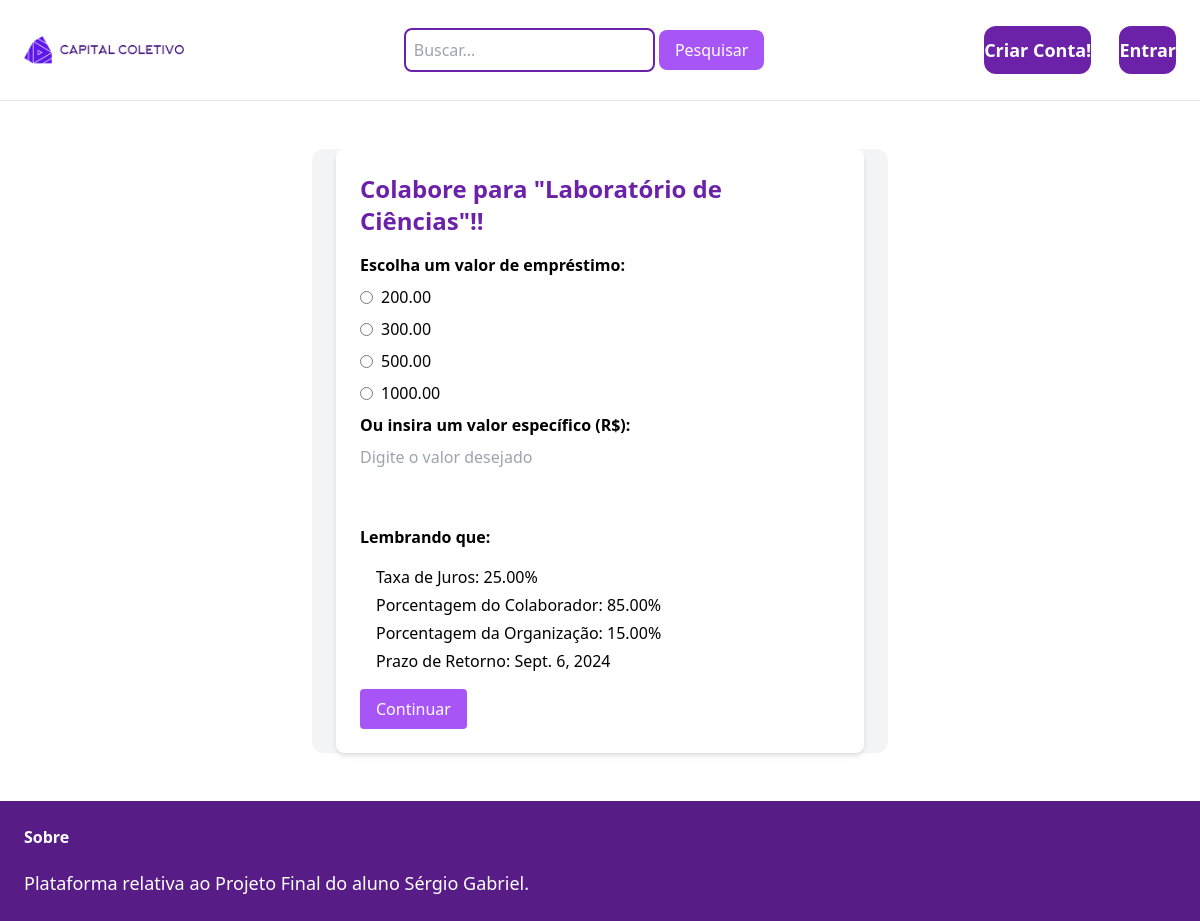
Page /contribuicoes/escolhe_contrib/3/3/ on the committed database.
### campanhas/models.py (models this page shows, shortened)
class Emprestimo(models.Model):
    campanha = models.ForeignKey(Campanha, on_delete=models.CASCADE, related_name='emprestimo')
    taxa_juros = models.DecimalField(max_digits=5, decimal_places=2, null=True, blank=True)
    porcentagem_colaborador = models.DecimalField(max_digits=5, decimal_places=2, null=True, blank=True)
    porcentagem_organizacao = models.DecimalField(max_digits=5, decimal_places=2, null=True, blank=True)
    prazo_retorno = models.DateField(null=True, blank=True)
    valor_sugerido_1 = models.DecimalField(max_digits=10, decimal_places=2, null=True, blank=True)
    valor_sugerido_2 = models.DecimalField(max_digits=10, decimal_places=2, null=True, blank=True)
    valor_sugerido_3 = models.DecimalField(max_digits=10, decimal_places=2, null=True, blank=True)
    valor_sugerido_4 = models.DecimalField(max_digits=10, decimal_places=2, null=True, blank=True)

class Campanha(models.Model):
    ACESSO_IMEDIATO = 'ACESSO_IMEDIATO'
    TUDO_OU_NADA = 'TUDO_OU_NADA'
    MODOS_CHOICES = [
        (ACESSO_IMEDIATO, 'Acesso Imediato'),
        (TUDO_OU_NADA, 'Tudo ou Nada')
    ]
    titulo = models.CharField(max_length=255)
    descricao = models.TextField()
    meta = models.DecimalField(max_digits=10, decimal_places=2)
    data_inicio = models.DateField()
    data_fim = models.DateField()
    arrecadacao_atual = models.DecimalField(max_digits=10, decimal_places=2, default=0)
    modo = models.CharField(max_length=20, choices=MODOS_CHOICES, null=True, blank=True)
    projeto = models.ForeignKey(Projeto, on_delete=models.CASCADE, related_name='campanhas', null=True, blank=True)
    em_andamento = models.BooleanField(default=True)  # True para "Em Andamento", False para "Concluída"
    tipo_crowdfunding = models.ForeignKey('TipoCrowdfunding', on_delete=models.CASCADE, related_name='campanhas')

### contribuicoes/views.py (the view)
# urls.py: path('escolhe_contrib/<int:tipo>/<int:crowd_id>/', views.escolhe_contribuicao, name='escolhe_contrib'),
def escolhe_contribuicao(request, tipo, crowd_id):
    if tipo == 1:
        crowdfunding = get_object_or_404(Doacao, pk=crowd_id)
        form = DoacaoForm()
    elif tipo == 2:
        crowdfunding = get_object_or_404(Recompensa, pk=crowd_id)
        form = RecompensaForm()
    elif tipo == 3:
        crowdfunding = get_object_or_404(Emprestimo, pk=crowd_id)
        form = EmprestimoForm()
    if request.method == 'GET':
        return render(request, 'contribuicoes/29_Escolhe_Contrib.html', {
            'tipo': tipo,
            'crowdfunding': crowdfunding,
            'form': form,
            'crowd_id': crowd_id,
        })

### contribuicoes/forms.py (shortened to what this page needs)
class EmprestimoForm(forms.ModelForm):
    valor_emprestimo = forms.DecimalField(max_digits=10, decimal_places=2, required=False)
    class Meta:
        model = Emprestimo
        fields = ['taxa_juros',
                  'porcentagem_colaborador',
                  'porcentagem_organizacao',
                  'prazo_retorno',
                  'valor_sugerido_1',
                  'valor_sugerido_2',
                  'valor_sugerido_3',
                  'valor_sugerido_4']

### contribuicoes/templates/contribuicoes/29_Escolhe_Contrib.html (shortened to what this page needs)
{% extends 'usuarios/base.html' %}
{% block conteudo %}
<div class="w-1/2 my-6 mx-auto px-6 bg-gray-100 rounded-xl">
    <div class="container mx-auto p-6 bg-white shadow-md rounded-lg">
        <h1 class="text-2xl text-purple-800 font-bold mb-4">Colabore para "{{ crowdfunding.campanha.titulo }}"!!</h1>
        <form method="post" action="{% url 'contribuicoes:confirm_escolha_contrib' tipo crowd_id %}">
            {% if tipo == 1 %}
                <div class="mb-4">
                    <h2 class="font-semibold mb-2">Escolha um valor para doação:</h2>
                    <div class="flex flex-col space-y-2">
                        <label class="inline-flex items-center">
                            <input type="radio" id="bt_valor_1" name="valor_doacao" value="{{ crowdfunding.valor_1 }}">
                            <span class="ml-2">{{ crowdfunding.valor_1 }}</span>
                        </label>
                        <label class="inline-flex items-center">
                            <input type="radio" id="bt_valor_2" name="valor_doacao" value="{{ crowdfunding.valor_2 }}">
                            <span class="ml-2">{{ crowdfunding.valor_2 }}</span>
                        </label>
                        <label class="inline-flex items-center">
                            <input type="radio" id="bt_valor_3" name="valor_doacao" value="{{ crowdfunding.valor_3 }}">
                            <span class="ml-2">{{ crowdfunding.valor_3 }}</span>
                        </label>
                        <label class="inline-flex items-center">
                            <input type="radio" id="bt_valor_4" name="valor_doacao" value="{{ crowdfunding.valor_4 }}">
                            <span class="ml-2">{{ crowdfunding.valor_4 }}</span>
                        </label>
                    </div>
                </div>
            {% elif tipo == 3 %}
            <div class="mb-4">
                <h2 class="font-semibold mb-2">Escolha um valor de empréstimo:</h2>
                <div class="flex flex-col space-y-2">
                    <label class="inline-flex items-center">
                        <input type="radio" id="bt_valor_1" name="valor_emprestimo" value="{{ crowdfunding.valor_sugerido_1 }}">
                        <span class="ml-2">{{ crowdfunding.valor_sugerido_1 }}</span>
                    </label>
                    <label class="inline-flex items-center">
                        <input type="radio" id="bt_valor_2" name="valor_emprestimo" value="{{ crowdfunding.valor_sugerido_2 }}">
                        <span class="ml-2">{{ crowdfunding.valor_sugerido_2 }}</span>
                    </label>
                    <label class="inline-flex items-center">
                        <input type="radio" id="bt_valor_3" name="valor_emprestimo" value="{{ crowdfunding.valor_sugerido_3 }}">
                        <span class="ml-2">{{ crowdfunding.valor_sugerido_3 }}</span>
                    </label>
                    <label class="inline-flex items-center">
                        <input type="radio" id="bt_valor_4" name="valor_emprestimo" value="{{ crowdfunding.valor_sugerido_4 }}">
                        <span class="ml-2">{{ crowdfunding.valor_sugerido_4 }}</span>
                    </label>
                    <div class="mt-4">
                        <label class="font-semibold mb-2" for="valor_emprestimo_especifico">Ou insira um valor específico (R$):</label>
                        <input type="number" step="0.01" name="valor_emprestimo_especifico" id="valor_emprestimo_especifico" class="form-input mt-2" placeholder="Digite o valor desejado">
                    </div>
                </div>
                <div class="flex flex-col space-y-4 mt-4">
                    <br><p class="font-semibold mb-2">Lembrando que:</p>
                    <div class="flex flex-col space-y-1 ml-4">
                        <span>Taxa de Juros: {{ crowdfunding.taxa_juros }}%</span>
                        <span>Porcentagem do Colaborador: {{ crowdfunding.porcentagem_colaborador }}%</span>
                        <span>Porcentagem da Organização: {{ crowdfunding.porcentagem_organizacao }}%</span>
                        <span>Prazo de Retorno: {{ crowdfunding.prazo_retorno }}</span>
                    </div>
                </div>
            </div>
            {% endif %}
            <button type="submit" class="bg-purple-500 text-white px-4 py-2 rounded">Continuar</button>
        </form>
    </div>
</div>
{% endblock %}

### rows in the picture
Emprestimo: campanha.titulo "Laboratório de Ciências", valor_sugerido_1 "200.00", valor_sugerido_2 "300.00", valor_sugerido_3 "500.00", valor_sugerido_4 "1000.00", taxa_juros "25.00", porcentagem_colaborador "85.00", porcentagem_organizacao "15.00", prazo_retorno "Sept. 6, 2024"
